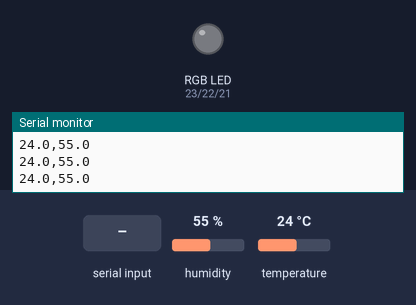
A sketch run on a simulated ESP32. On the bench: an RGB LED mixed from three pins (HIGH = lit), the last lines printed to the serial monitor. Dashed ring = blinking. The inputs (shaded band) are chosen by the test bench; at power-on: humidity 55 %, temperature 24 °C.

Above: at 2.8 s.
2.9 s: "NOK\n" received over Serial
At 3.8 s:
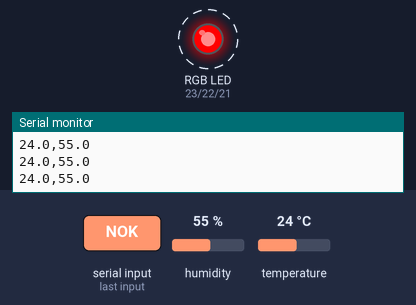
8.9 s: "OK\n" received over Serial
At 10.2 s:
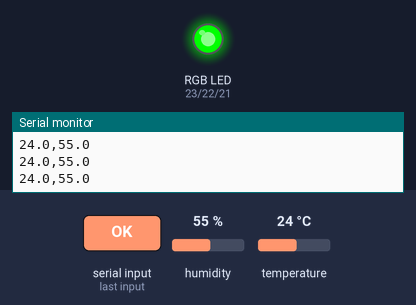
10.6 s: "RESET\n" received over Serial
At 11.4 s:
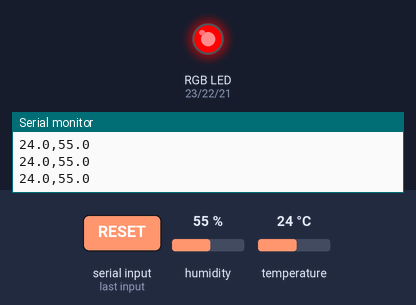
Timing chart, 0 to 13.6 s (numbered marks = the images above; inputs shaded):
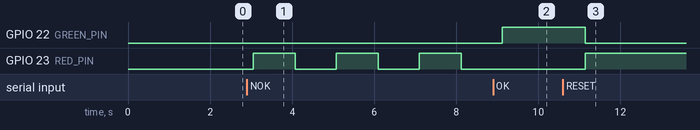

The sketch:

esp32.ino
```cpp
#include <DHT.h>

#define DHTPIN 4
#define DHTTYPE DHT11

// RGB LED 핀
#define RED_PIN   23
#define GREEN_PIN 22
#define BLUE_PIN  21

DHT dht(DHTPIN, DHTTYPE);

// blink 제어용
unsigned long prevMillis = 0;
bool ledState = false;
bool blinkEnable = false;
bool isResetMode = false;  // RESET 모드 플래그

void setup() {
  Serial.begin(115200);
  dht.begin();

  pinMode(RED_PIN, OUTPUT);
  pinMode(GREEN_PIN, OUTPUT);
  pinMode(BLUE_PIN, OUTPUT);

  ledOff();
}

void loop() {
  // ===== 센서값 전송 =====
  float humi = dht.readHumidity();
  float temp = dht.readTemperature();

  if (!isnan(temp) && !isnan(humi)) {
    Serial.print(temp, 1);
    Serial.print(",");
    Serial.println(humi, 1);
  }

  // ===== PC 명령 수신 =====
  if (Serial.available()) {
    String cmd = Serial.readStringUntil('\n');
    cmd.trim();

    if (cmd == "OK") {
      blinkEnable = false;
      isResetMode = false;  // RESET 모드 해제
      setGreen();
    }
    else if (cmd == "NOK") {
      // RESET 모드일 때는 NOK 명령 무시
      if (!isResetMode) {
        blinkEnable = true;   // 빨강 blink
      }
    }
    else if (cmd == "RESET") {
      blinkEnable = false;
      isResetMode = true;   // RESET 모드 활성화
      setRed();             // 빨간색 고정
    }
  }

  // ===== NOK일 때 빨강 blink (RESET 모드가 아닐 때만) =====
  if (blinkEnable && !isResetMode) {
    unsigned long now = millis();
    if (now - prevMillis >= 500) {
      prevMillis = now;
      ledState = !ledState;
      digitalWrite(RED_PIN, ledState);
      digitalWrite(GREEN_PIN, LOW);
      digitalWrite(BLUE_PIN, LOW);
    }
  }

  delay(1000);
}

// ===== LED 제어 함수 =====
void ledOff() {
  digitalWrite(RED_PIN, LOW);
  digitalWrite(GREEN_PIN, LOW);
  digitalWrite(BLUE_PIN, LOW);
}

void setGreen() {
  digitalWrite(RED_PIN, LOW);
  digitalWrite(GREEN_PIN, HIGH);
  digitalWrite(BLUE_PIN, LOW);
}

void setRed() {
  digitalWrite(RED_PIN, HIGH);
  digitalWrite(GREEN_PIN, LOW);
  digitalWrite(BLUE_PIN, LOW);
}
```

Measured:
- after the input at 2.9 s, GPIO 23 (RED_PIN): alternates HIGH for 1.0 s and LOW for 1.0 s, starting after 0.15 s
- after the input at 8.9 s, GPIO 22 (GREEN_PIN): LOW → HIGH after 0.22 s; GPIO 23 (RED_PIN): stays LOW (without the input it goes to HIGH after 0.22 s)
- after the input at 10.6 s, GPIO 22 (GREEN_PIN): HIGH → LOW after 0.54 s; GPIO 23 (RED_PIN): LOW → HIGH after 0.54 s
